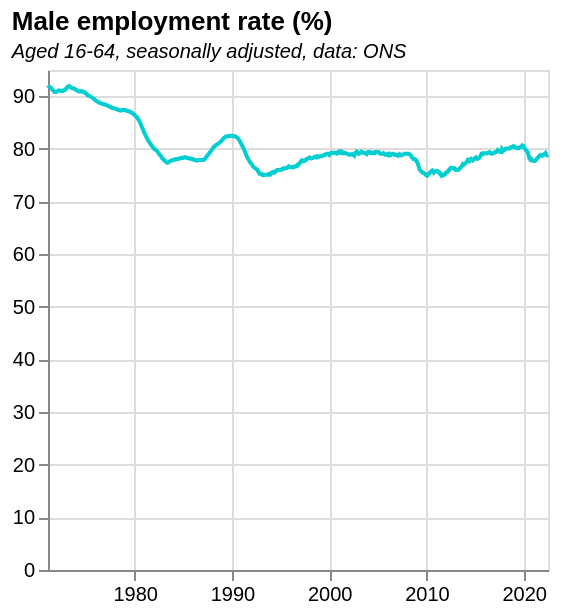

Vega-Lite specification for this chart:
### Vega-Lite specification from a JSON file in a GitHub repository (floating-point values rounded to 4 significant figures; data arrays with more than 128 entries replaced by an {"elided": "..."} marker saying what was removed)
{"$schema": "https://vega.github.io/schema/vega-lite/v5.json", "data": {"values": {"elided": "618 records"}, "format": {"parse": {"date": "date"}}}, "title": {"text": "Male employment rate (%)", "subtitle": "Aged 16-64, seasonally adjusted, data: ONS", "subtitleFontStyle": "italic", "subtitleFontSize": 10, "anchor": "start", "color": "black"}, "width": 250, "height": 250, "mark": {"type": "line", "color": "darkturquoise", "strokeWidth": 2, "opacity": 1}, "encoding": {"x": {"field": "date", "type": "temporal", "title": null}, "y": {"field": "value", "type": "quantitative", "scale": {"domain": [0, 95]}, "title": null}, "tooltip": [{"field": "date", "type": "temporal", "title": "Date"}, {"field": "value", "type": "quantitative", "title": "Male employment rate", "format": ".1f"}]}}
